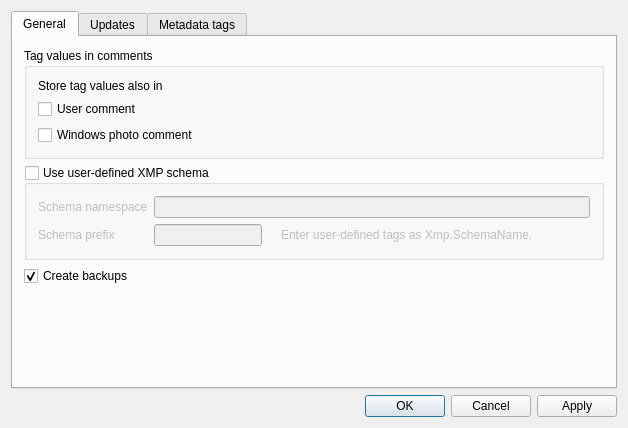
<?xml version="1.0" encoding="UTF-8"?>
<ui version="4.0">
 <class>AnalogExifOptionsClass</class>
 <widget class="QDialog" name="AnalogExifOptionsClass">
  <property name="windowModality">
   <enum>Qt::ApplicationModal</enum>
  </property>
  <property name="geometry">
   <rect>
    <x>0</x>
    <y>0</y>
    <width>628</width>
    <height>428</height>
   </rect>
  </property>
  <property name="windowTitle">
   <string>Options[*]</string>
  </property>
  <property name="windowIcon">
   <iconset resource="analogexif.qrc">
    <normaloff>:/images/icons/cog.png</normaloff>:/images/icons/cog.png</iconset>
  </property>
  <property name="modal">
   <bool>true</bool>
  </property>
  <layout class="QVBoxLayout" name="verticalLayout">
   <item>
    <widget class="QTabWidget" name="tabWidget">
     <property name="currentIndex">
      <number>0</number>
     </property>
     <widget class="QWidget" name="tab_3">
      <attribute name="title">
       <string>General</string>
      </attribute>
      <layout class="QVBoxLayout" name="verticalLayout_3">
       <item>
        <widget class="QGroupBox" name="groupBox_2">
         <property name="title">
          <string>Tag values in comments</string>
         </property>
         <layout class="QVBoxLayout" name="verticalLayout_5">
          <item>
           <widget class="QLabel" name="label_2">
            <property name="text">
             <string>Store tag values also in</string>
            </property>
           </widget>
          </item>
          <item>
           <widget class="QCheckBox" name="etagsCboxStorageUser">
            <property name="toolTip">
             <string>Store extra tags in Exif.Photo.UserComment tag data</string>
            </property>
            <property name="text">
             <string>User comment</string>
            </property>
            <property name="checked">
             <bool>false</bool>
            </property>
           </widget>
          </item>
          <item>
           <widget class="QCheckBox" name="etagsCboxStorageXp">
            <property name="toolTip">
             <string>Store extra tags in Microsoft Windows comment tag</string>
            </property>
            <property name="statusTip">
             <string/>
            </property>
            <property name="text">
             <string>Windows photo comment</string>
            </property>
           </widget>
          </item>
         </layout>
        </widget>
       </item>
       <item>
        <widget class="QGroupBox" name="userNsGBox">
         <property name="title">
          <string>Use user-defined XMP schema</string>
         </property>
         <property name="checkable">
          <bool>true</bool>
         </property>
         <property name="checked">
          <bool>false</bool>
         </property>
         <layout class="QGridLayout" name="gridLayout">
          <item row="0" column="0">
           <widget class="QLabel" name="label_3">
            <property name="sizePolicy">
             <sizepolicy hsizetype="Fixed" vsizetype="Preferred">
              <horstretch>0</horstretch>
              <verstretch>0</verstretch>
             </sizepolicy>
            </property>
            <property name="text">
             <string>Schema namespace</string>
            </property>
           </widget>
          </item>
          <item row="0" column="1" colspan="2">
           <widget class="QLineEdit" name="userNsEdit">
            <property name="sizePolicy">
             <sizepolicy hsizetype="Preferred" vsizetype="Fixed">
              <horstretch>0</horstretch>
              <verstretch>0</verstretch>
             </sizepolicy>
            </property>
            <property name="toolTip">
             <string>XMP schema namespace URI (e.g. http://purl.org/dc/elements/1.1/)</string>
            </property>
           </widget>
          </item>
          <item row="1" column="0">
           <widget class="QLabel" name="label_4">
            <property name="sizePolicy">
             <sizepolicy hsizetype="Fixed" vsizetype="Preferred">
              <horstretch>0</horstretch>
              <verstretch>0</verstretch>
             </sizepolicy>
            </property>
            <property name="text">
             <string>Schema prefix</string>
            </property>
           </widget>
          </item>
          <item row="1" column="1">
           <widget class="QLineEdit" name="userNsPrefix">
            <property name="sizePolicy">
             <sizepolicy hsizetype="Fixed" vsizetype="Fixed">
              <horstretch>0</horstretch>
              <verstretch>0</verstretch>
             </sizepolicy>
            </property>
            <property name="toolTip">
             <string>Schema prefix</string>
            </property>
           </widget>
          </item>
          <item row="1" column="2">
           <layout class="QHBoxLayout" name="horizontalLayout_5">
            <property name="spacing">
             <number>6</number>
            </property>
            <property name="sizeConstraint">
             <enum>QLayout::SetMaximumSize</enum>
            </property>
            <item>
             <widget class="QLabel" name="userNsLabel1">
              <property name="sizePolicy">
               <sizepolicy hsizetype="Fixed" vsizetype="Preferred">
                <horstretch>0</horstretch>
                <verstretch>0</verstretch>
               </sizepolicy>
              </property>
              <property name="text">
               <string/>
              </property>
              <property name="pixmap">
               <pixmap resource="analogexif.qrc">:/images/icons/information.png</pixmap>
              </property>
             </widget>
            </item>
            <item>
             <widget class="QLabel" name="userNsLabel2">
              <property name="sizePolicy">
               <sizepolicy hsizetype="Preferred" vsizetype="Preferred">
                <horstretch>0</horstretch>
                <verstretch>0</verstretch>
               </sizepolicy>
              </property>
              <property name="text">
               <string>Enter user-defined tags as Xmp.SchemaName.&lt;Tag Name&gt;</string>
              </property>
             </widget>
            </item>
           </layout>
          </item>
         </layout>
        </widget>
       </item>
       <item>
        <widget class="QCheckBox" name="createBkpCbox">
         <property name="toolTip">
          <string>Create file backups before modification</string>
         </property>
         <property name="text">
          <string>Create backups</string>
         </property>
         <property name="checked">
          <bool>true</bool>
         </property>
        </widget>
       </item>
       <item>
        <spacer name="verticalSpacer_2">
         <property name="orientation">
          <enum>Qt::Vertical</enum>
         </property>
         <property name="sizeHint" stdset="0">
          <size>
           <width>20</width>
           <height>40</height>
          </size>
         </property>
        </spacer>
       </item>
      </layout>
     </widget>
     <widget class="QWidget" name="tab">
      <attribute name="title">
       <string>Updates</string>
      </attribute>
      <layout class="QVBoxLayout" name="verticalLayout_6">
       <item>
        <layout class="QHBoxLayout" name="horizontalLayout_3">
         <item>
          <widget class="QLabel" name="label_5">
           <property name="text">
            <string>Check for program updates</string>
           </property>
          </widget>
         </item>
         <item>
          <widget class="QComboBox" name="updCheckInterval">
           <item>
            <property name="text">
             <string>Never</string>
            </property>
           </item>
           <item>
            <property name="text">
             <string>Every day</string>
            </property>
           </item>
           <item>
            <property name="text">
             <string>Every week</string>
            </property>
           </item>
           <item>
            <property name="text">
             <string>Every month</string>
            </property>
           </item>
          </widget>
         </item>
         <item>
          <widget class="QPushButton" name="updCheckBtn">
           <property name="text">
            <string>&amp;Check now</string>
           </property>
          </widget>
         </item>
         <item>
          <spacer name="horizontalSpacer_3">
           <property name="orientation">
            <enum>Qt::Horizontal</enum>
           </property>
           <property name="sizeHint" stdset="0">
            <size>
             <width>40</width>
             <height>20</height>
            </size>
           </property>
          </spacer>
         </item>
        </layout>
       </item>
       <item>
        <widget class="QGroupBox" name="updProxyGBox">
         <property name="title">
          <string>Use proxy for network access</string>
         </property>
         <property name="checkable">
          <bool>true</bool>
         </property>
         <property name="checked">
          <bool>false</bool>
         </property>
         <layout class="QVBoxLayout" name="verticalLayout_4">
          <item>
           <layout class="QGridLayout" name="gridLayout_2" columnstretch="0,0,0,0,0,0">
            <item row="1" column="0">
             <widget class="QLabel" name="label_7">
              <property name="text">
               <string>Proxy address:</string>
              </property>
             </widget>
            </item>
            <item row="1" column="1" colspan="2">
             <widget class="QLineEdit" name="proxyAddress">
              <property name="sizePolicy">
               <sizepolicy hsizetype="MinimumExpanding" vsizetype="Fixed">
                <horstretch>0</horstretch>
                <verstretch>0</verstretch>
               </sizepolicy>
              </property>
              <property name="minimumSize">
               <size>
                <width>200</width>
                <height>0</height>
               </size>
              </property>
              <property name="inputMethodHints">
               <set>Qt::ImhUrlCharactersOnly</set>
              </property>
             </widget>
            </item>
            <item row="1" column="3">
             <widget class="QLabel" name="label_8">
              <property name="text">
               <string>Port:</string>
              </property>
             </widget>
            </item>
            <item row="1" column="4">
             <widget class="QSpinBox" name="proxyPort">
              <property name="sizePolicy">
               <sizepolicy hsizetype="Fixed" vsizetype="Fixed">
                <horstretch>0</horstretch>
                <verstretch>0</verstretch>
               </sizepolicy>
              </property>
              <property name="minimumSize">
               <size>
                <width>75</width>
                <height>0</height>
               </size>
              </property>
              <property name="maximum">
               <number>9999</number>
              </property>
              <property name="value">
               <number>80</number>
              </property>
             </widget>
            </item>
            <item row="2" column="0">
             <widget class="QLabel" name="label_9">
              <property name="text">
               <string>User name:</string>
              </property>
             </widget>
            </item>
            <item row="2" column="1" colspan="2">
             <widget class="QLineEdit" name="proxyUsername">
              <property name="sizePolicy">
               <sizepolicy hsizetype="MinimumExpanding" vsizetype="Fixed">
                <horstretch>0</horstretch>
                <verstretch>0</verstretch>
               </sizepolicy>
              </property>
              <property name="minimumSize">
               <size>
                <width>200</width>
                <height>0</height>
               </size>
              </property>
             </widget>
            </item>
            <item row="3" column="0">
             <widget class="QLabel" name="label_10">
              <property name="text">
               <string>Password:</string>
              </property>
             </widget>
            </item>
            <item row="3" column="1" colspan="2">
             <widget class="QLineEdit" name="proxyPassword">
              <property name="sizePolicy">
               <sizepolicy hsizetype="MinimumExpanding" vsizetype="Fixed">
                <horstretch>0</horstretch>
                <verstretch>0</verstretch>
               </sizepolicy>
              </property>
              <property name="minimumSize">
               <size>
                <width>200</width>
                <height>0</height>
               </size>
              </property>
              <property name="inputMethodHints">
               <set>Qt::ImhNone</set>
              </property>
              <property name="echoMode">
               <enum>QLineEdit::PasswordEchoOnEdit</enum>
              </property>
             </widget>
            </item>
            <item row="0" column="1">
             <widget class="QComboBox" name="proxyTypeCBox">
              <property name="sizePolicy">
               <sizepolicy hsizetype="Fixed" vsizetype="Fixed">
                <horstretch>0</horstretch>
                <verstretch>0</verstretch>
               </sizepolicy>
              </property>
              <property name="minimumSize">
               <size>
                <width>75</width>
                <height>0</height>
               </size>
              </property>
              <item>
               <property name="text">
                <string>HTTP</string>
               </property>
              </item>
              <item>
               <property name="text">
                <string>SOCKS5</string>
               </property>
              </item>
             </widget>
            </item>
            <item row="0" column="0">
             <widget class="QLabel" name="label_6">
              <property name="text">
               <string>Proxy type</string>
              </property>
             </widget>
            </item>
            <item row="1" column="5">
             <spacer name="horizontalSpacer_4">
              <property name="orientation">
               <enum>Qt::Horizontal</enum>
              </property>
              <property name="sizeHint" stdset="0">
               <size>
                <width>40</width>
                <height>20</height>
               </size>
              </property>
             </spacer>
            </item>
           </layout>
          </item>
         </layout>
        </widget>
       </item>
       <item>
        <spacer name="verticalSpacer">
         <property name="orientation">
          <enum>Qt::Vertical</enum>
         </property>
         <property name="sizeHint" stdset="0">
          <size>
           <width>20</width>
           <height>162</height>
          </size>
         </property>
        </spacer>
       </item>
      </layout>
     </widget>
     <widget class="QWidget" name="tab_2">
      <attribute name="title">
       <string>Metadata tags</string>
      </attribute>
      <layout class="QVBoxLayout" name="verticalLayout_2">
       <property name="spacing">
        <number>1</number>
       </property>
       <item>
        <layout class="QHBoxLayout" name="horizontalLayout_4">
         <property name="spacing">
          <number>0</number>
         </property>
         <item>
          <widget class="QLabel" name="label">
           <property name="text">
            <string>Equipment templates</string>
           </property>
          </widget>
         </item>
         <item>
          <spacer name="horizontalSpacer_2">
           <property name="orientation">
            <enum>Qt::Horizontal</enum>
           </property>
           <property name="sizeHint" stdset="0">
            <size>
             <width>40</width>
             <height>20</height>
            </size>
           </property>
          </spacer>
         </item>
         <item>
          <widget class="QToolButton" name="addBtn">
           <property name="toolTip">
            <string>Add new tag</string>
           </property>
           <property name="text">
            <string>...</string>
           </property>
           <property name="icon">
            <iconset resource="analogexif.qrc">
             <normaloff>:/images/icons/add.png</normaloff>:/images/icons/add.png</iconset>
           </property>
           <property name="autoRaise">
            <bool>true</bool>
           </property>
          </widget>
         </item>
         <item>
          <widget class="QToolButton" name="delBtn">
           <property name="enabled">
            <bool>false</bool>
           </property>
           <property name="toolTip">
            <string>Delete</string>
           </property>
           <property name="text">
            <string>...</string>
           </property>
           <property name="icon">
            <iconset resource="analogexif.qrc">
             <normaloff>:/images/icons/delete.png</normaloff>:/images/icons/delete.png</iconset>
           </property>
           <property name="autoRaise">
            <bool>true</bool>
           </property>
          </widget>
         </item>
         <item>
          <widget class="QToolButton" name="upBtn">
           <property name="enabled">
            <bool>false</bool>
           </property>
           <property name="toolTip">
            <string>Move tag up</string>
           </property>
           <property name="text">
            <string>...</string>
           </property>
           <property name="icon">
            <iconset resource="analogexif.qrc">
             <normaloff>:/images/icons/bullet_arrow_up.png</normaloff>:/images/icons/bullet_arrow_up.png</iconset>
           </property>
           <property name="autoRaise">
            <bool>true</bool>
           </property>
          </widget>
         </item>
         <item>
          <widget class="QToolButton" name="downBtn">
           <property name="enabled">
            <bool>false</bool>
           </property>
           <property name="toolTip">
            <string>Move tag down</string>
           </property>
           <property name="text">
            <string>...</string>
           </property>
           <property name="icon">
            <iconset resource="analogexif.qrc">
             <normaloff>:/images/icons/bullet_arrow_down.png</normaloff>:/images/icons/bullet_arrow_down.png</iconset>
           </property>
           <property name="autoRaise">
            <bool>true</bool>
           </property>
          </widget>
         </item>
        </layout>
       </item>
       <item>
        <layout class="QHBoxLayout" name="horizontalLayout_2">
         <property name="spacing">
          <number>0</number>
         </property>
         <item>
          <widget class="QListWidget" name="gearTypesList">
           <property name="sizePolicy">
            <sizepolicy hsizetype="Expanding" vsizetype="Expanding">
             <horstretch>20</horstretch>
             <verstretch>0</verstretch>
            </sizepolicy>
           </property>
           <property name="font">
            <font>
             <kerning>true</kerning>
            </font>
           </property>
           <property name="editTriggers">
            <set>QAbstractItemView::NoEditTriggers</set>
           </property>
           <property name="uniformItemSizes">
            <bool>true</bool>
           </property>
          </widget>
         </item>
         <item>
          <widget class="OptGearTemplateView" name="gearTemplateView">
           <property name="sizePolicy">
            <sizepolicy hsizetype="Expanding" vsizetype="Expanding">
             <horstretch>80</horstretch>
             <verstretch>0</verstretch>
            </sizepolicy>
           </property>
           <property name="font">
            <font>
             <kerning>true</kerning>
            </font>
           </property>
           <property name="contextMenuPolicy">
            <enum>Qt::CustomContextMenu</enum>
           </property>
           <property name="editTriggers">
            <set>QAbstractItemView::AnyKeyPressed|QAbstractItemView::DoubleClicked|QAbstractItemView::EditKeyPressed|QAbstractItemView::SelectedClicked</set>
           </property>
           <property name="alternatingRowColors">
            <bool>true</bool>
           </property>
           <property name="selectionMode">
            <enum>QAbstractItemView::SingleSelection</enum>
           </property>
           <property name="selectionBehavior">
            <enum>QAbstractItemView::SelectRows</enum>
           </property>
           <property name="wordWrap">
            <bool>false</bool>
           </property>
           <attribute name="horizontalHeaderHighlightSections">
            <bool>false</bool>
           </attribute>
           <attribute name="horizontalHeaderMinimumSectionSize">
            <number>15</number>
           </attribute>
           <attribute name="verticalHeaderVisible">
            <bool>false</bool>
           </attribute>
           <attribute name="verticalHeaderDefaultSectionSize">
            <number>15</number>
           </attribute>
           <attribute name="verticalHeaderMinimumSectionSize">
            <number>15</number>
           </attribute>
           <attribute name="verticalHeaderVisible">
            <bool>false</bool>
           </attribute>
           <attribute name="verticalHeaderDefaultSectionSize">
            <number>15</number>
           </attribute>
           <attribute name="horizontalHeaderMinimumSectionSize">
            <number>15</number>
           </attribute>
           <attribute name="verticalHeaderMinimumSectionSize">
            <number>15</number>
           </attribute>
           <attribute name="horizontalHeaderHighlightSections">
            <bool>false</bool>
           </attribute>
          </widget>
         </item>
        </layout>
       </item>
      </layout>
     </widget>
    </widget>
   </item>
   <item>
    <layout class="QHBoxLayout" name="horizontalLayout">
     <item>
      <spacer name="horizontalSpacer">
       <property name="orientation">
        <enum>Qt::Horizontal</enum>
       </property>
       <property name="sizeHint" stdset="0">
        <size>
         <width>40</width>
         <height>20</height>
        </size>
       </property>
      </spacer>
     </item>
     <item>
      <widget class="QDialogButtonBox" name="buttonBox">
       <property name="standardButtons">
        <set>QDialogButtonBox::Apply|QDialogButtonBox::Cancel|QDialogButtonBox::Ok</set>
       </property>
      </widget>
     </item>
    </layout>
   </item>
  </layout>
  <action name="actionAdd_new_tag">
   <property name="text">
    <string>Add new tag</string>
   </property>
   <property name="toolTip">
    <string>Add new tag to the equipment template</string>
   </property>
   <property name="shortcut">
    <string>Ins</string>
   </property>
  </action>
  <action name="actionDelete">
   <property name="text">
    <string>Delete</string>
   </property>
   <property name="toolTip">
    <string>Delete tag from the equipment template</string>
   </property>
   <property name="shortcut">
    <string>Del</string>
   </property>
  </action>
  <action name="actionMove_up">
   <property name="text">
    <string>Move up</string>
   </property>
   <property name="shortcut">
    <string>Ctrl+Up</string>
   </property>
  </action>
  <action name="actionMove_down">
   <property name="text">
    <string>Move down</string>
   </property>
   <property name="shortcut">
    <string>Ctrl+Down</string>
   </property>
  </action>
 </widget>
 <layoutdefault spacing="6" margin="11"/>
 <customwidgets>
  <customwidget>
   <class>OptGearTemplateView</class>
   <extends>QTableView</extends>
   <header>optgeartemplateview.h</header>
  </customwidget>
 </customwidgets>
 <tabstops>
  <tabstop>tabWidget</tabstop>
  <tabstop>gearTypesList</tabstop>
  <tabstop>gearTemplateView</tabstop>
 </tabstops>
 <resources>
  <include location="analogexif.qrc"/>
 </resources>
 <connections>
  <connection>
   <sender>addBtn</sender>
   <signal>clicked()</signal>
   <receiver>actionAdd_new_tag</receiver>
   <slot>trigger()</slot>
   <hints>
    <hint type="sourcelabel">
     <x>570</x>
     <y>51</y>
    </hint>
    <hint type="destinationlabel">
     <x>-1</x>
     <y>-1</y>
    </hint>
   </hints>
  </connection>
  <connection>
   <sender>delBtn</sender>
   <signal>clicked()</signal>
   <receiver>actionDelete</receiver>
   <slot>trigger()</slot>
   <hints>
    <hint type="sourcelabel">
     <x>593</x>
     <y>51</y>
    </hint>
    <hint type="destinationlabel">
     <x>-1</x>
     <y>-1</y>
    </hint>
   </hints>
  </connection>
  <connection>
   <sender>upBtn</sender>
   <signal>clicked()</signal>
   <receiver>actionMove_up</receiver>
   <slot>trigger()</slot>
   <hints>
    <hint type="sourcelabel">
     <x>570</x>
     <y>51</y>
    </hint>
    <hint type="destinationlabel">
     <x>-1</x>
     <y>-1</y>
    </hint>
   </hints>
  </connection>
  <connection>
   <sender>downBtn</sender>
   <signal>clicked()</signal>
   <receiver>actionMove_down</receiver>
   <slot>trigger()</slot>
   <hints>
    <hint type="sourcelabel">
     <x>593</x>
     <y>51</y>
    </hint>
    <hint type="destinationlabel">
     <x>-1</x>
     <y>-1</y>
    </hint>
   </hints>
  </connection>
 </connections>
</ui>
